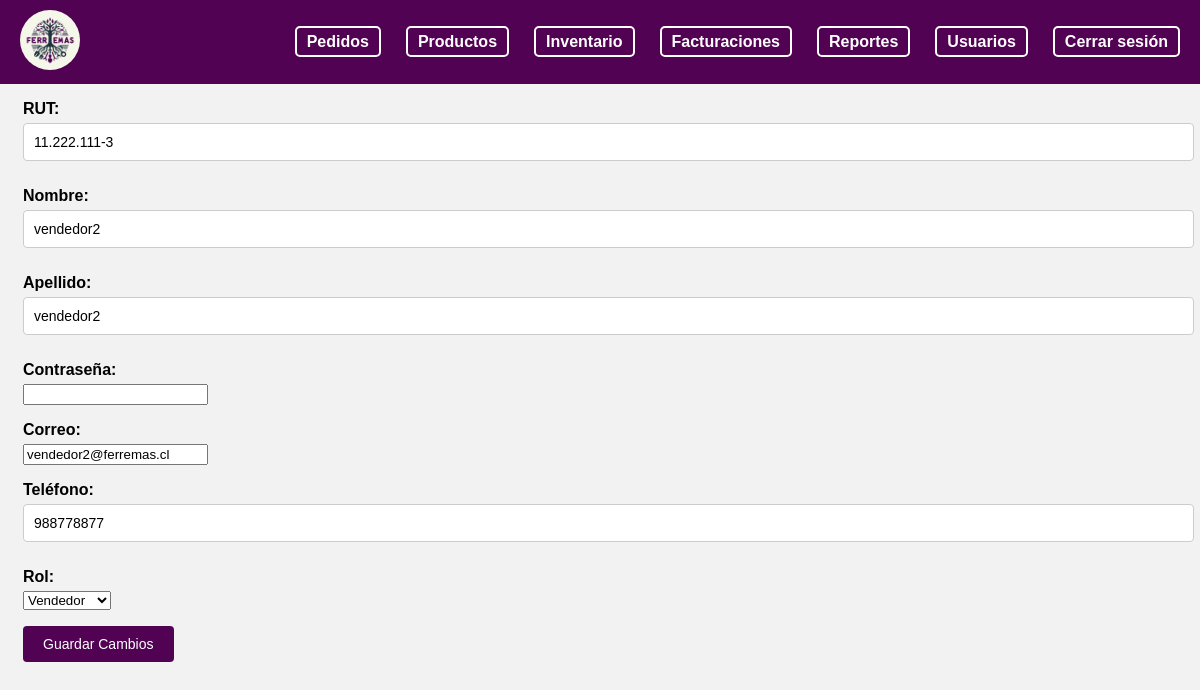
/editar_empleado/3/, run on the app's committed database.
### myapp/models.py (models this page shows, shortened)
class Empleado(models.Model):
    emp_id = models.AutoField(primary_key=True)
    emp_rut= models.CharField(max_length=12, null=False, unique=True)
    emp_name = models.CharField(max_length=15, null=False)
    emp_lastname = models.CharField(max_length=20, null=False)
    emp_password = models.CharField(max_length=20, null=False)
    emp_mail = models.EmailField(null=False)
    emp_fono = models.IntegerField(null=False)
    rol = models.ForeignKey(Rol, on_delete=models.CASCADE)

class Rol(models.Model):
    rol_id = models.CharField(max_length=3, primary_key=True)
    rol_description = models.CharField(max_length=12)
    def __str__(self):
        return self.rol_description

### myapp/views.py (the view)
# urls.py: path('editar_empleado/<int:empleado_id>/', views.editar_empleado, name='editar_empleado'),
def editar_empleado(request, empleado_id):
    empleado = get_object_or_404(Empleado, emp_id=empleado_id)
    form_class = EditEmpleadoForm
    if request.method == 'POST':
        form = form_class(request.POST, instance=empleado)
        if form.is_valid():
            form.save()
            messages.success(request, 'Empleado actualizado correctamente.')
            return redirect('adm_usuarios')
    else:
        form = form_class(instance=empleado)
    context = {
        'form': form,
        'usuario': empleado,
    }
    return render(request, 'empleado/admin/ediciones/editar_usuario.html', context)

### myapp/forms.py
class EditEmpleadoForm(forms.ModelForm):
    class Meta:
        model = Empleado
        fields = ['emp_rut', 'emp_name', 'emp_lastname', 'emp_password', 'emp_mail', 'emp_fono', 'rol']
        labels = {
            'emp_rut': 'RUT',
            'emp_name': 'Nombre',
            'emp_lastname': 'Apellido',
            'emp_password': 'Contraseña',
            'emp_mail': 'Correo',
            'emp_fono': 'Teléfono',
            'rol': 'Rol',
        }
        widgets = {
            'emp_rut': forms.TextInput(attrs={'class': 'form-control'}),
            'emp_name': forms.TextInput(attrs={'class': 'form-control'}),
            'emp_lastname': forms.TextInput(attrs={'class': 'form-control'}),
            'emp_password': forms.PasswordInput(attrs={'class': 'form-control'}),
            'emp_mail': forms.EmailInput(attrs={'class': 'form-control'}),
            'emp_fono': forms.NumberInput(attrs={'class': 'form-control'}),
            'rol': forms.Select(attrs={'class': 'form-control'}),
        }

### myapp/templates/empleado/admin/ediciones/editar_usuario.html (shortened to what this page needs)
{% load static %}
<!DOCTYPE html>
<html lang="en">
<head>
    <link rel="stylesheet" href="{% static '/styles/nav.css' %}" />
    <link rel="stylesheet" href="{% static '/styles/empleado/admin/form.css' %}">
</head>
<body>
    <header>
        <nav>
            <div class="navbar">
                <div class="logo">
                    <a href="/adm_home">
                        <img src="{% static '/logo/LogoFerremas.png' %}" alt="Logo" />
                    </a>
                </div>
                <div class="nav-items">
                    <ul>
                        <li><a href="#" id="pedidos-link"> Pedidos</a></li>
                        <li><a href="#" id="productos-link"> Productos</a></li>
                        <li><a href="/adm_inventario" id="inventario-link"> Inventario</a></li>
                        <li><a href="#" id="facturaciones-link"> Facturaciones</a></li>
                        <li><a href="#" id="reportes-link"> Reportes</a></li>
                        <li><a href="/adm_usuarios" id="usuarios-link"> Usuarios</a></li>
                        <li><a href="/"> Cerrar sesión</a></li>
                    </ul>
                </div>
            </div>
        </nav>
    </header>
    <div class="content" style="margin-top: 100px; margin-left: 15px;">
        <form method="post">
            {{ form.as_p }}
            <button type="submit">Guardar Cambios</button>
        </form>
    </div>
</body>
</html>

### myapp/static/styles/nav.css (style rules this page uses)
body { font-family: Arial, sans-serif; background-color: #f2f2f2; }
.navbar { position: fixed; top: 0; left: 0; width: 100%; background-color: rgb(82, 2, 82); font-family: "Arial", sans-serif; padding: 10px 20px; display: flex; justify-content: space-between; align-items: center; z-index: 1000; color: #fff; }
.logo img { width: 60px; border-radius: 50%; object-fit: cover; transition: transform 0.5s; }
.navbar .nav-items ul li a { color: white; text-decoration: none; font-size: 16px; padding: 5px 10px; border: 2px solid white; border-radius: 5px; transition: background-color 0.3s, color 0.3s; }
.nav-items ul { list-style: none; display: flex; padding-right: 15px; }
.nav-items ul li { margin-right: 25px; }
.nav-items a { text-decoration: none; color: #fff; font-weight: bold; }

### myapp/static/styles/empleado/admin/form.css (style rules this page uses)
body { font-family: Arial, sans-serif; background-color: #f2f2f2; }
form label { display: block; margin-bottom: 5px; font-weight: bold; }
form input[type="text"], form input[type="number"], form textarea { width: calc(100% - 20px); padding: 10px; margin-bottom: 10px; border: 1px solid #ccc; border-radius: 4px; font-size: 14px; }
form button[type="submit"] { background-color: rgb(82, 2, 82); color: #fff; border: none; padding: 10px 20px; border-radius: 4px; cursor: pointer; font-size: 14px; transition: background-color 0.3s ease; }

### data on the page
Empleado: emp_rut "11.222.111-3", emp_name "vendedor2", emp_lastname "vendedor2", emp_mail "vendedor2@ferremas.cl", emp_fono "988778877"
Rol: rol "Vendedor"
